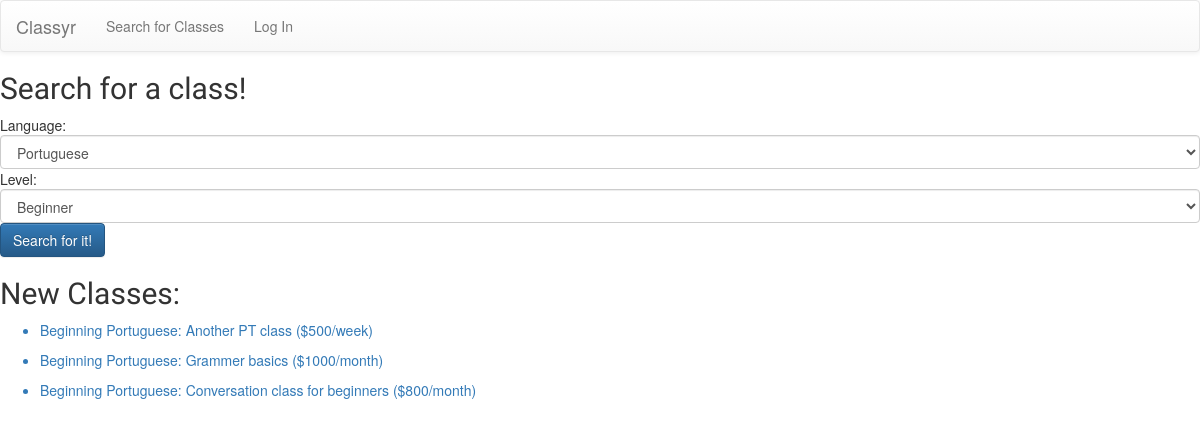
Before: /search with the older database file.
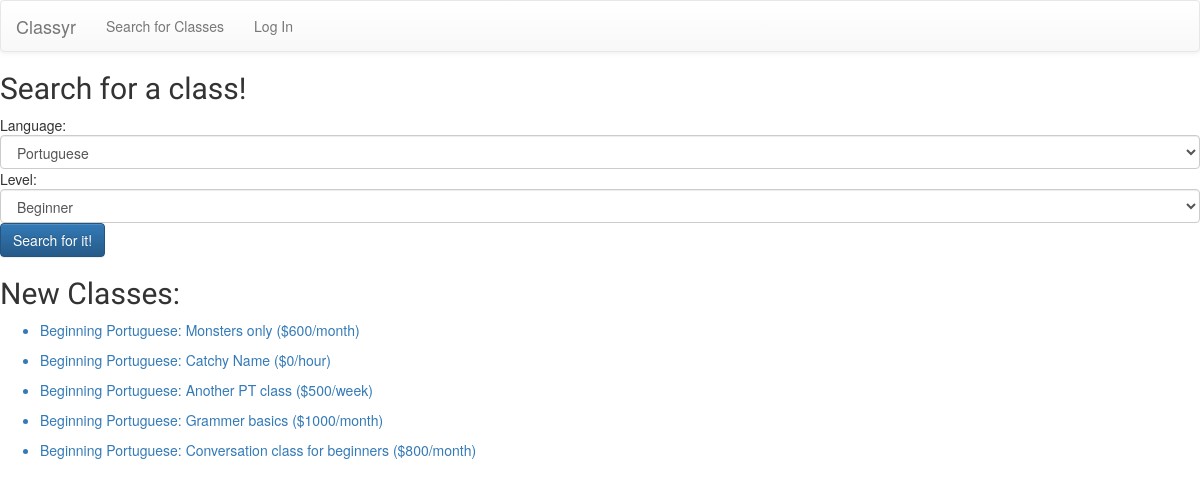
After: the same page with the newer database file.
### model.py (models this page shows, shortened)
class Classroom(db.Model):
    __tablename__ = "classes"
    class_id = db.Column(db.Integer, autoincrement=True, primary_key=True)
    class_name = db.Column(db.String(35), nullable=False)
    language = db.Column(db.String(40), nullable=False)
    level = db.Column(db.String, nullable=False)
    cost = db.Column(db.Integer, nullable=True)
    per_time = db.Column(db.String, nullable=False)
    base_price = db.Column(db.Float)
    min_students = db.Column(db.Integer, nullable=False)
    max_students = db.Column(db.Integer, nullable=False)
    address = db.Column(db.String, nullable=True)
    class_days = db.Column(db.String, nullable=False)
    start_date = db.Column(db.DateTime, nullable=False)
    end_date = db.Column(db.DateTime, nullable=True)
    start_time = db.Column(db.DateTime, nullable=False)
    end_time = db.Column(db.DateTime, nullable=False)
    rating = db.Column(db.Integer, nullable=True)
    rating_count = db.Column(db.Integer)
    create_date = db.Column(db.DateTime)
    c_count = db.Column(db.Integer)
    hide_reviews = db.Column(db.Boolean, default=0)

### server.py (the view)
@app.route('/search')
def search_classes():
    new = Classroom.query.order_by(Classroom.create_date.desc()).limit(10).all()
    if session:
        user_email = db.session.query(User).filter(User.user_id == session["user_id"]).first()
        user_username = user_email.username
        return render_template('search.html', user_username=user_username, new=new)
    return render_template('search.html', user_username=None, new=new)

### templates/search.html (shortened to what this page needs)
{% extends 'base.html' %}
{% block body %}
<h3>Search for a class!</h3>
<div>
    <form id="searchparams" method="GET" action="/search-results" data-target=".bs-example-modal-lg" >
      Language:
      <select name="languagetype" class="form-control">
          <option value="Portuguese">Portuguese</option>
      </select>
  </div>
  <div>
    Level:
    <select name="leveltype" class="form-control">
        <option value="Beginning">Beginner</option>
    </select>
  </div>
  <div>
    <button id="submission" class="btn btn-primary">Search for it!</button>
  </div>
<div>
  <h3>New Classes:</h3>
  {% for n in new %}
  <ul>
    <a href="/class-info/{{ n.class_id }}"><li>{{ n.level }} {{ n.language }}: {{ n.class_name }} (${{ n.cost }}/{{ n.per_time }})</li></a>
  </ul>
  {% endfor %}
</div>
{% endblock %}

### templates/base.html (shortened to what this page needs)
<!doctype html>
<html>
<head>
  <link href="https://maxcdn.bootstrapcdn.com/bootstrap/3.3.4/css/bootstrap.min.css" rel="stylesheet">
  <link href="/static/project.css" rel="stylesheet">
  <link rel="stylesheet" href="https://maxcdn.bootstrapcdn.com/bootstrap/3.3.5/css/bootstrap.min.css">
  <link rel="stylesheet" href="https://maxcdn.bootstrapcdn.com/bootstrap/3.3.5/css/bootstrap-theme.min.css">
  <link rel="stylesheet" type="text/css" href="static/project.css">
</head>
<body>
{% if session %}
<nav class="navbar navbar-default">
  <div class="container-fluid">
        <div class="navbar-header">
          <button type="button" class="navbar-toggle collapsed" data-toggle="collapse" data-target="#bs-example-navbar-collapse-1" aria-expanded="false">
            <span class="sr-only">Toggle navigation</span>
            <span class="icon-bar"></span>
            <span class="icon-bar"></span>
            <span class="icon-bar"></span>
          </button>
          <a class="navbar-brand" href="#">Classyr</a>
        </div>
    <div class="collapse navbar-collapse" id="bs-example-navbar-collapse-1">
      <ul class="nav navbar-nav">
        <li><a href="/profile/{{ user_username }}">Your Profile</a></li>
        <li><a href="/search">Search for Classes</a></li>
        <ul class="nav navbar-nav navbar-right">
          <li><a href="/logout">Log Out</a></li>
          </ul>
        </li>
      </ul>
    </div>
  </div>
</nav>
{% else %}
<nav class="navbar navbar-default">
  <div class="container-fluid">
        <div class="navbar-header">
          <a class="navbar-brand" href="#">Classyr</a>
        </div>
    <div class="collapse navbar-collapse" id="bs-example-navbar-collapse-1">
      <ul class="nav navbar-nav">
        <li><a href="/search">Search for Classes</a></li>
        <ul class="nav navbar-nav navbar-right">
          <li><a href="/login">Log In</a></li>
          </ul>
      </ul>
    </div>
  </div>
</nav>
{% endif %}
  {% block body %}{% endblock %}
</html>

### static/project.css (style rules this page uses)
h3 { font-family: 'Courgette', cursive; font-size: 30px }
body { background-image: url(/static/linedpaper_@2x.png); }

Changed rows visible on the page:
added Classroom: level "Beginning", language "Portuguese", class_name "Monsters only", cost "600", per_time "month"
added Classroom: level "Beginning", language "Portuguese", class_name "Catchy Name", cost "0", per_time "hour"
